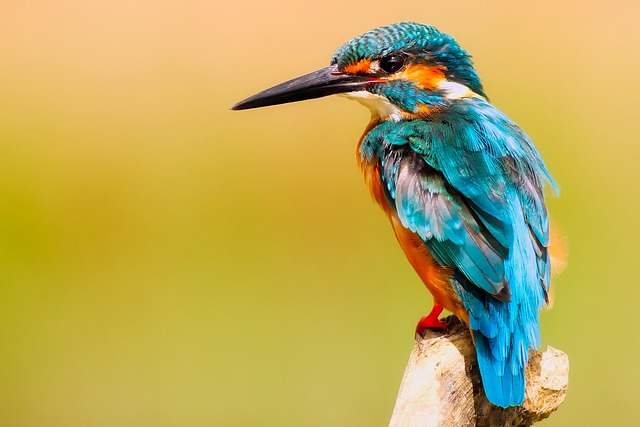
#> input picture kingfisher-2046453_640.jpg, 640 x 427 px, found by its file name
$ python vicky.py
#> lines starting #> are read from the running program, lines starting #| are printed output that depends on the picture; after the words box and inside, x2 and y2 are one past the last pixel; in counts of white or black regions, pixels touching at a corner belong together
# -*- coding: utf-8 -*-
"""Untitled0.ipynb

Automatically generated by Colaboratory.

Original file is located at
    https://colab.research.google.com/drive/12QnWtAXAjbFrXwK_6nLDdvlJhq64lhj1
"""

import cv2
import numpy as np
from google.colab.patches import cv2_imshow

def remove_background(image_path):
    # Read the image
    image = cv2.imread(image_path)
#> image is the input picture: shape (427, 640, 3); mean B, G, R 89.7, 171.4, 188.7

    # Convert image to grayscale
    gray = cv2.cvtColor(image, cv2.COLOR_BGR2GRAY)
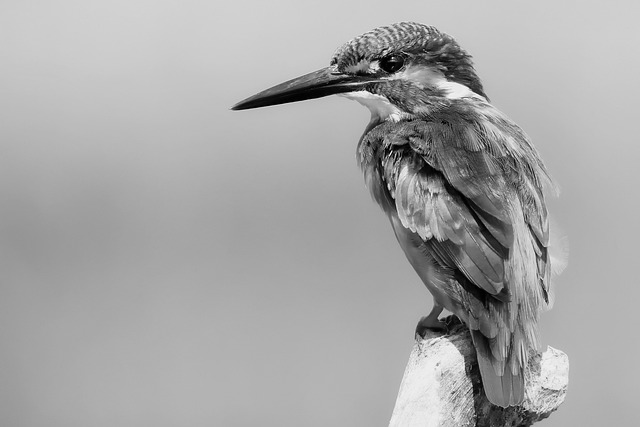
#> gray: shape (427, 640); min 0, max 251, mean 167.2

    # Apply Gaussian blur to the grayscale image
    blurred = cv2.GaussianBlur(gray, (5, 5), 0)

    # Perform edge detection
    edges = cv2.Canny(blurred, 50, 150)
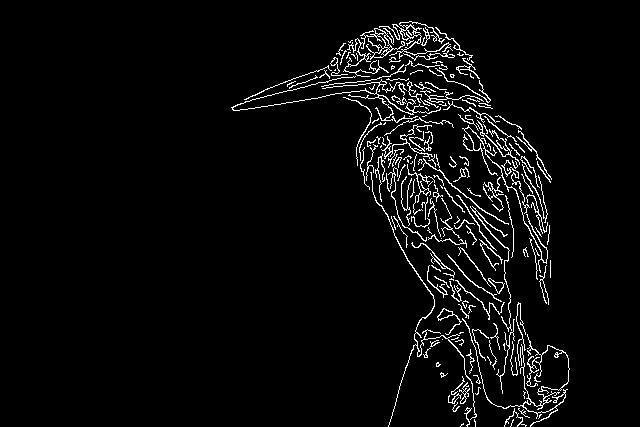
#> edges: shape (427, 640); 4.1% white in thin lines or dots, all inside (x1, y1, x2, y2) = (231, 21, 570, 427)

    # Find contours in the edges
    contours, _ = cv2.findContours(edges.copy(), cv2.RETR_EXTERNAL, cv2.CHAIN_APPROX_SIMPLE)
#> contours = 182 contours, 147 with area under 20; largest, box (x1, y1, x2, y2) and area: (343, 28, 405, 77) 327, (379, 21, 453, 59) 244, (462, 318, 570, 427) 174, (231, 76, 441, 123) 122, (370, 172, 477, 427) 119

    # Create a mask with white background
    mask = np.ones_like(image) * 255

    # Draw contours on the mask
    cv2.drawContours(mask, contours, -1, (0, 0, 0), thickness=cv2.FILLED)
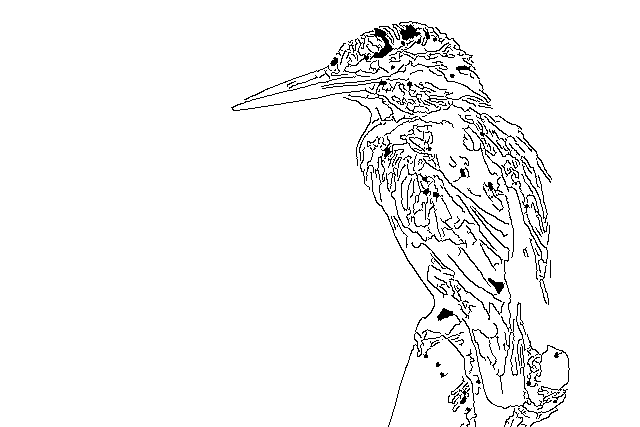
#> mask: shape (427, 640, 3); 95.7% white; black in thin lines or dots, all inside (x1, y1, x2, y2) = (231, 21, 570, 427)

    # Invert the mask
    mask = cv2.bitwise_not(mask)

    # Remove the background using bitwise_and
    result = cv2.bitwise_and(image, mask)
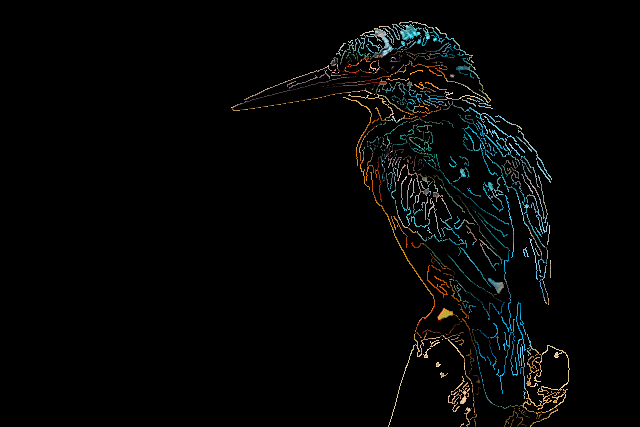
#> result: shape (427, 640, 3); mean B, G, R 5.1, 5.5, 4.6

    return result, gray

# Example usage
image_path = 'E:\background\kingfisher-2046453_640.jpg'
result, gray_image = remove_background(image_path)

# Display the original, grayscale, and result images
original_image = cv2.imread(image_path)
cv2_imshow(original_image)
cv2_imshow(gray_image)
cv2_imshow(result)
